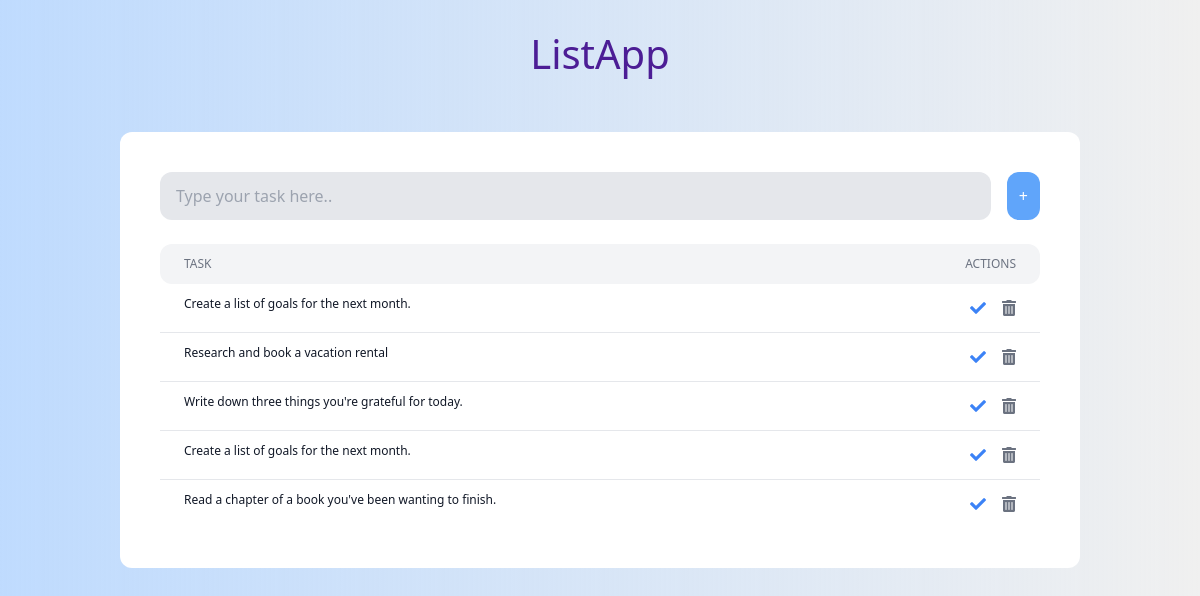
The page / on the database its author committed.
### myapp/models.py (models this page shows)
class Todo(models.Model):
    title = models.CharField(max_length=255)
    is_done = models.BooleanField(default=False)

### myapp/views.py (the view)
# urls.py: path('', todos, name='todos'),
def todos(request):
    todos = Todo.objects.all()
    return render(request, 'todo/todos.html', {'todos': todos})

### myapp/templates/todo/todos.html (shortened to what this page needs)
<!DOCTYPE html>
<html>
<head>
    <link rel="stylesheet" href="https://cdnjs.cloudflare.com/ajax/libs/font-awesome/5.15.4/css/all.min.css">
    <link href="https://cdn.jsdelivr.net/npm/tailwindcss@2.2.19/dist/tailwind.min.css" rel="stylesheet">
</head>
<body class="bg-gradient-to-r from-blue-200 to-cyan-400">
<nav class="flex justify-center items-center px-4 py-6 text-center bg-cyan-500 text-purple-900">
    <a href="/" class="custom-link">ListApp</a>
</nav>
<div class="w-4/5 my-6 mx-auto p-2 lg:p-10 bg-white rounded-xl">
    <form class="flex flex-col md:flex-row mb-6 space-y-4 md:space-y-0 md:space-x-4" hx-post="/add-todo/" hx-target="#todos" hx-swap="afterend">
        <input type="text" name="title" class="title flex-1 px-4 py-3 bg-gray-200 rounded-xl" placeholder="Type your task here..">
        <button class="p-3 rounded-xl text-white bg-blue-400 hover:bg-blue-600 md:w-auto">+</button>
    </form>
    <div class="flex py-3 rounded-xl bg-gray-100">
        <div class="w-4/5">
            <p class="px-6 text-xs font-medium text-gray-500 uppercase">Task</p>
        </div>
        <div class="hidden md:block w-1/5 px-6 text-right">
            <p class="text-xs font-medium text-gray-500 uppercase">Actions</p>
        </div>
    </div>
    <div class="divide-y divide-gray-200" id="todos">
        {% for todo in todos %}
            <article class="flex{% if todo.is_done %} bg-green-50{% endif %}">
                <div class="w-4/5 py-3">
                    <p
                        class="px-6 text-xs text-gray-900"
                        hx-get="/edit/{{ todo.id }}/"
                        hx-target="this"
                        hx-swap="outerHTML"
                    >
                        {{ todo.title }}
                    </p>
                </div>
                <div class="w-1/5 px-6 py-3 flex justify-end space-x-4">
                    {% if not todo.is_done %}
                        <form
                            hx-put="/update/{{ todo.id }}/"
                            hx-target="closest article"
                            hx-swap="outerHTML"
                        >
                            <button class="text-blue-500 hover:text-blue-900" type="submit">
                                <i class="fas fa-check"></i>
                            </button>
                        </form>
                    {% endif %}
                    <a
                        href="#"
                        class="text-gray-500 hover:text-gray-800"
                        hx-confirm="Are you sure?"
                        hx-target="closest article"
                        hx-swap="outerHTML swap:1s"
                        hx-delete="/delete/{{ todo.id }}/"
                    >
                        <i class="fas fa-trash-alt"></i>
                    </a>
                </div>
            </article>
        {% endfor %}
    </div>
</div>
</body>
</html>

### myapp/templates/todo/todos.html (style rules this page uses)
body { background-image: none; background-color: #f0f0f0; }
.custom-link { font-size: 2.5rem; }

### rows shown on the page
Todo: title "Create a list of goals for the next month."
Todo: title "Research and book a vacation rental"
Todo: title "Write down three things you're grateful for today."
Todo: title "Create a list of goals for the next month."
Todo: title "Read a chapter of a book you've been wanting to finish."
